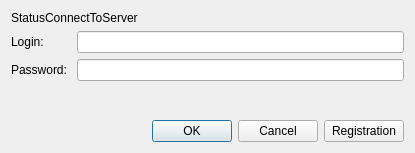
<?xml version="1.0" encoding="UTF-8"?>
<ui version="4.0">
 <class>AuthorizationForm</class>
 <widget class="QWidget" name="AuthorizationForm">
  <property name="geometry">
   <rect>
    <x>0</x>
    <y>0</y>
    <width>415</width>
    <height>153</height>
   </rect>
  </property>
  <property name="minimumSize">
   <size>
    <width>415</width>
    <height>153</height>
   </size>
  </property>
  <property name="windowTitle">
   <string>Form</string>
  </property>
  <layout class="QGridLayout" name="gridLayout">
   <item row="3" column="0">
    <layout class="QHBoxLayout" name="horizontalLayout">
     <item>
      <widget class="QDialogButtonBox" name="buttonBox">
       <property name="standardButtons">
        <set>QDialogButtonBox::Cancel|QDialogButtonBox::Ok</set>
       </property>
      </widget>
     </item>
     <item>
      <widget class="QPushButton" name="RegistrationButton">
       <property name="text">
        <string>Registration</string>
       </property>
      </widget>
     </item>
    </layout>
   </item>
   <item row="1" column="0">
    <layout class="QFormLayout" name="formLayout">
     <item row="0" column="0">
      <widget class="QLabel" name="label">
       <property name="text">
        <string>Login:  </string>
       </property>
      </widget>
     </item>
     <item row="1" column="0">
      <widget class="QLabel" name="label_2">
       <property name="text">
        <string>Password: </string>
       </property>
      </widget>
     </item>
     <item row="0" column="1">
      <widget class="QLineEdit" name="LoginEdit"/>
     </item>
     <item row="1" column="1">
      <widget class="QLineEdit" name="PasswordEdit">
       <property name="echoMode">
        <enum>QLineEdit::Password</enum>
       </property>
      </widget>
     </item>
    </layout>
   </item>
   <item row="2" column="0">
    <spacer name="verticalSpacer">
     <property name="orientation">
      <enum>Qt::Vertical</enum>
     </property>
     <property name="sizeHint" stdset="0">
      <size>
       <width>20</width>
       <height>40</height>
      </size>
     </property>
    </spacer>
   </item>
   <item row="0" column="0">
    <widget class="QLabel" name="statusConnectLabel">
     <property name="text">
      <string>StatusConnectToServer</string>
     </property>
    </widget>
   </item>
  </layout>
 </widget>
 <tabstops>
  <tabstop>LoginEdit</tabstop>
  <tabstop>PasswordEdit</tabstop>
  <tabstop>RegistrationButton</tabstop>
 </tabstops>
 <resources/>
 <connections/>
</ui>
